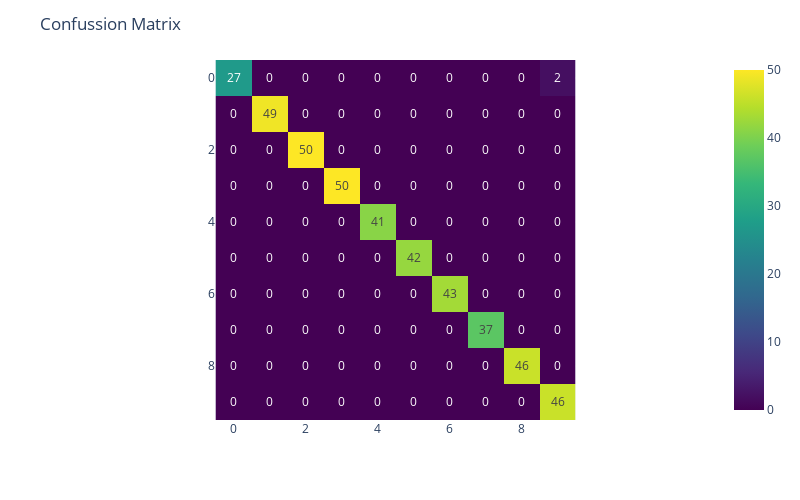

Here is the notebook cell this chart was saved with:
### Code cell
from sklearn.metrics import classification_report, confusion_matrix
import seaborn as sns
import matplotlib.pyplot as plt
import plotly.express as px


# Decode labels back to original strings (if needed)
predicted_labels = label_encoder.inverse_transform(predicted_classes)
true_labels = label_encoder.inverse_transform(test_classes_encoded)


# Print classification report
print(classification_report(true_labels, predicted_labels))

# #  Display confusion matrix



cm = confusion_matrix(true_labels, predicted_labels)

fig = px.imshow(cm,
                color_continuous_scale='viridis',
                text_auto=True, 
                width=800,
                height=500)

fig.update_layout(title='Confussion Matrix')
fig.show()

### Figure 1 — Plotly figure (JSON) as saved in the notebook; plotly's stock layout.template omitted (floating-point values rounded to 4 significant figures)
{"data": [{"coloraxis": "coloraxis", "hovertemplate": "x: %{x}<br>y: %{y}<br>color: %{z}<extra></extra>", "name": "0", "texttemplate": "%{z}", "type": "heatmap", "xaxis": "x", "yaxis": "y", "z": [[27, 0, 0, 0, 0, 0, 0, 0, 0, 2], [0, 49, 0, 0, 0, 0, 0, 0, 0, 0], [0, 0, 50, 0, 0, 0, 0, 0, 0, 0], [0, 0, 0, 50, 0, 0, 0, 0, 0, 0], [0, 0, 0, 0, 41, 0, 0, 0, 0, 0], [0, 0, 0, 0, 0, 42, 0, 0, 0, 0], [0, 0, 0, 0, 0, 0, 43, 0, 0, 0], [0, 0, 0, 0, 0, 0, 0, 37, 0, 0], [0, 0, 0, 0, 0, 0, 0, 0, 46, 0], [0, 0, 0, 0, 0, 0, 0, 0, 0, 46]]}], "layout": {"coloraxis": {"colorscale": [[0, "#440154"], [0.1111, "#482878"], [0.2222, "#3e4989"], [0.3333, "#31688e"], [0.4444, "#26828e"], [0.5556, "#1f9e89"], [0.6667, "#35b779"], [0.7778, "#6ece58"], [0.8889, "#b5de2b"], [1, "#fde725"]]}, "height": 500, "margin": {"t": 60}, "title": {"text": "Confussion Matrix"}, "width": 800, "xaxis": {"anchor": "y", "constrain": "domain", "domain": [0, 1], "scaleanchor": "y"}, "yaxis": {"anchor": "x", "autorange": "reversed", "constrain": "domain", "domain": [0, 1]}}}
